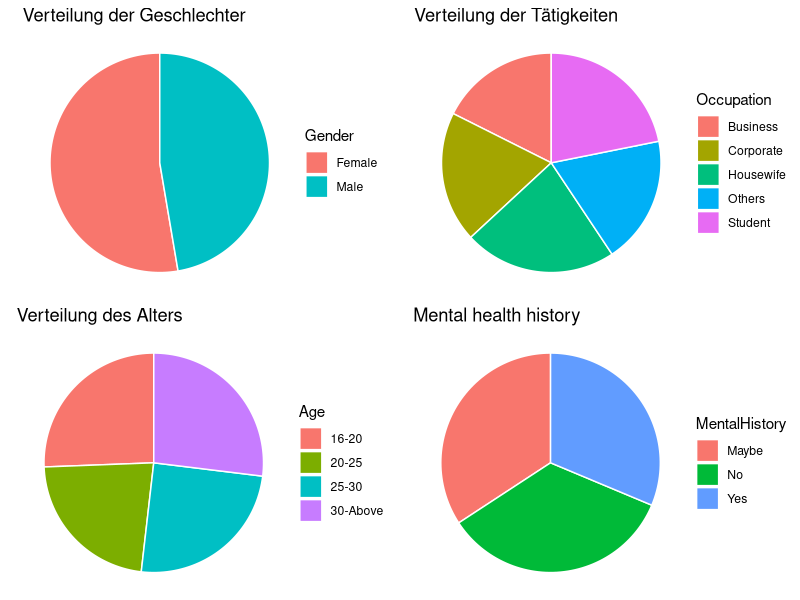
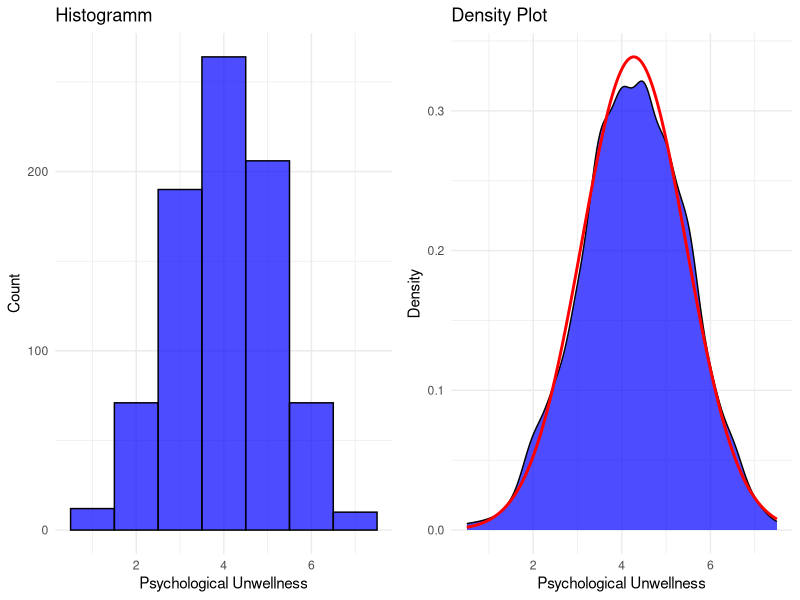
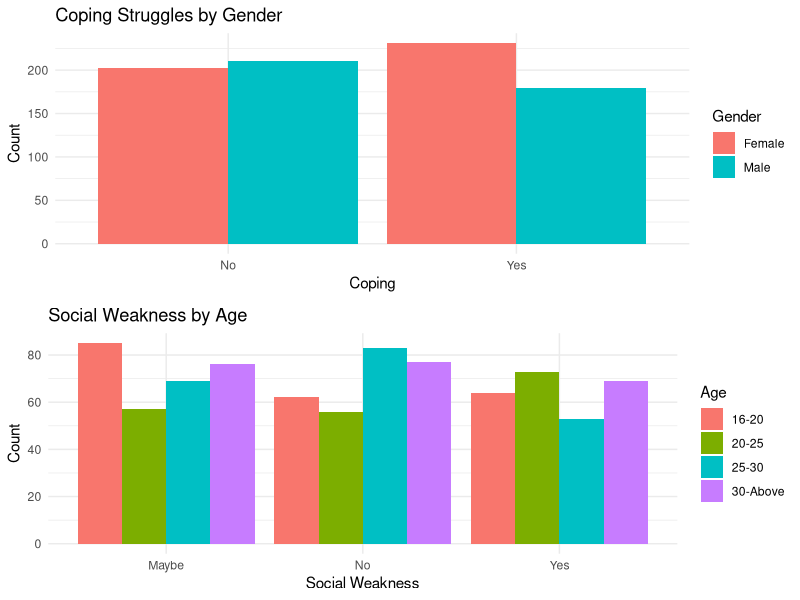

Source code (R) for these figures, in order:
## ---- chunk 1
knitr::opts_chunk$set(echo = FALSE)
library(dplyr)
library(ggplot2)
library(tidyverse)
library(knitr)
library(kableExtra)
library(class)
library(fastDummies)
library(gridExtra)
MentalHealth = read_csv("../data/MentalHealthDataSet.csv")
## ---- chunk 2
kable(head(MentalHealth,4))
## ---- chunk 3
# Plot 1
df <- data.frame(
  Gender = MentalHealth$Gender
)
plot1 <- ggplot(df, aes(x = "", fill = Gender)) +
  geom_bar(width = 1, color = "white") +
  coord_polar("y", start = 0) +
  labs(title = "Verteilung der Geschlechter", fill = "Gender") +
  theme_void() +
  theme(legend.position = "right")
# Plot 2

df2 <- data.frame(
  Occupation = MentalHealth$Occupation
)
plot2 <- ggplot(df2, aes(x = "", fill = Occupation)) +
  geom_bar(width = 1, color = "white") +
  coord_polar("y", start = 0) +
  labs(title = "Verteilung der Tätigkeiten", fill = "Occupation") +
  theme_void() +
  theme(legend.position = "right")
# Plot 3
df3 <- data.frame(
  Age = MentalHealth$Age
)
plot3 <- ggplot(df3, aes(x = "", fill = Age)) +
  geom_bar(width = 1, color = "white") +
  coord_polar("y", start = 0) +
  labs(title = "Verteilung des Alters", fill = "Age") +
  theme_void() +
  theme(legend.position = "right")
# Plot 4
df4 <- data.frame(
  MentalHistory = MentalHealth$Mental_Health_History
)
plot4 <- ggplot(df4, aes(x = "", fill = MentalHistory)) +
  geom_bar(width = 1, color = "white") +
  coord_polar("y", start = 0) +
  labs(title = "Mental health history", fill = "MentalHistory") +
  theme_void() +
  theme(legend.position = "right")


grid.arrange(plot1, plot2, plot3, plot4, nrow = 2)
## ---- chunk 4
MentalHealth_wellness <- MentalHealth %>% 
  mutate(Mental_Unwellness = rowSums(select(., -Coping_Struggles, -Work_Interest, -Mental_Health_History) == "Yes") +
                         rowSums(select(.,Coping_Struggles,Work_Interest) == "No") + 
                         rowSums(select(., Mood_Swings) == "High") +
                         rowSums(. == "Maybe") / 2 +
                         rowSums(select(., Mood_Swings) == "Medium") / 2)
kable(head(MentalHealth_wellness,4))

## ---- chunk 5
# Plot 1
plott1 <- ggplot(MentalHealth_wellness, aes(x = Mental_Unwellness)) +
  geom_histogram(binwidth = 1, fill = "blue", color = "black", alpha = 0.7) +
  labs(title = "Histogramm",
       x = "Psychological Unwellness",
       y = "Count") +
  theme_minimal()

#Plot 2
normal_density <- data.frame(x = seq(min(MentalHealth_wellness$Mental_Unwellness), max(MentalHealth_wellness$Mental_Unwellness), length = 1000),
                             y = dnorm(seq(min(MentalHealth_wellness$Mental_Unwellness), max(MentalHealth_wellness$Mental_Unwellness), length = 1000), mean = mean(MentalHealth_wellness$Mental_Unwellness), sd = sd(MentalHealth_wellness$Mental_Unwellness)))

plott2 <- ggplot(MentalHealth_wellness, aes(x = Mental_Unwellness)) +
  geom_density(fill = "blue", alpha = 0.7) +
  geom_line(data = normal_density, aes(x = x, y = y), color = "red", linewidth = 1) +
  labs(title = "Density Plot",
       x = "Psychological Unwellness",
       y = "Density") +
  theme_minimal()

grid.arrange(plott1, plott2, ncol = 2) 



## ---- chunk 6
age_social_weakness_table <- MentalHealth %>%
  count(Age, Social_Weakness) %>%
  pivot_wider(names_from = Social_Weakness, values_from = n, values_fill = 0)

age_social_weakness_table <- age_social_weakness_table %>%
  mutate(Total = rowSums(select(.,"Maybe", "No", "Yes"))) %>%
  bind_rows(summarise(., across(where(is.numeric), sum),
                      across(where(is.character), ~'Total')))
v1 <- data.matrix(age_social_weakness_table[1:4,5])
v2 <- data.matrix(age_social_weakness_table[5,2:4])
exp_age_social_weakness_table <- v1 %*% v2 / as.numeric(age_social_weakness_table[5,5])

v <- data.matrix(age_social_weakness_table[1:4,2:4])
X <- sum((exp_age_social_weakness_table - v) ^ 2 / exp_age_social_weakness_table)
cat("X = ",X)
df <- (n_distinct(MentalHealth$Age) - 1) * (n_distinct(MentalHealth$Social_Weakness) - 1)
decision <- qchisq(0.95, df, lower.tail = TRUE) > X

cat("qchisq(o.95, df) = ",qchisq(0.95, df, lower.tail = TRUE))
cat("decision =", decision)
## ---- chunk 7
# Plot 1
plott1 <- ggplot(MentalHealth, aes(x = MentalHealth$Coping_Struggles, fill = Gender)) +
  geom_bar(position = "dodge") +
  labs(title = "Coping Struggles by Gender",
       x = "Coping",
       y = "Count") +
  theme_minimal()

#Plot 2

plott2 <- ggplot(MentalHealth, aes(x = MentalHealth$Social_Weakness, fill = Age)) +
  geom_bar(position = "dodge") +
  labs(title = "Social Weakness by Age",
       x = "Social Weakness",
       y = "Count") +
  theme_minimal()


grid.arrange(plott1, plott2, nrow = 2) 



## ---- chunk 8

MentalHealth_wellness$Mental_Unwellness <- ifelse(MentalHealth_wellness$Mental_Unwellness > 4, 1, 0)

#Making chisq tests
chisq.test(MentalHealth_wellness$Age, MentalHealth_wellness$Mental_Unwellness)


## ---- chunk 9

chisq.test(MentalHealth_wellness$Gender, MentalHealth_wellness$Mental_Unwellness)

## ---- chunk 10

chisq.test(MentalHealth_wellness$Occupation, MentalHealth_wellness$Mental_Unwellness)


## ---- chunk 11

chisq.test(MentalHealth_wellness$Mental_Health_History, MentalHealth_wellness$Mental_Unwellness)


## ---- chunk 12
MentalHealth_copy <- MentalHealth
MentalHealth_copy$Gender <- ifelse(MentalHealth_copy$Gender == "Male", 1, 0)
MentalHealth_copy$Mental_Health_History <- ifelse(MentalHealth_copy$Mental_Health_History == "Yes", 1, 0)
MentalHealth_copy$Age <- dummy_cols(MentalHealth_copy$Age)[-1]
MentalHealth_copy$Occupation <- dummy_cols(MentalHealth_copy$Occupation)[-1]
MentalHealth_copy$Days_Indoors <- dummy_cols(MentalHealth_copy$Days_Indoors)[-1]
MentalHealth_copy$Coping_Struggles <- as.integer(factor(MentalHealth_copy$Coping_Struggles, levels = c("No", "Yes")))
data_train <- MentalHealth_copy[, c(1:4, 8)]
data_test <- MentalHealth_copy[, c(1:4, 8)]
classification <- MentalHealth_copy$Coping_Struggles
## ---- chunk 13
prediction <- knn(train = data_train, test = data_test, cl = classification, k = round(sqrt(ncol(MentalHealth))))
## ---- chunk 14
cat("success rate =", sum(prediction == classification) / nrow(MentalHealth))
